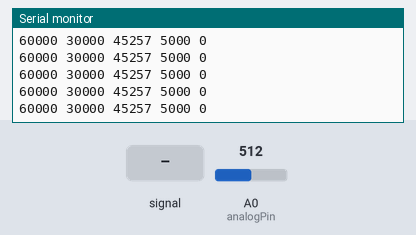
Bench run of a sketch on a simulated Arduino Uno, built with avr-gcc and run on an emulated ATmega328P. On the bench: the last lines printed to the serial monitor. The test bench sets the inputs (shaded band); at power-on: A0 (analogPin) = 512.

Above: at 1.2 s.
1.3 s: A0 (analogPin) fed a 200 Hz sine of ±81 counts around its level
At 2.2 s:
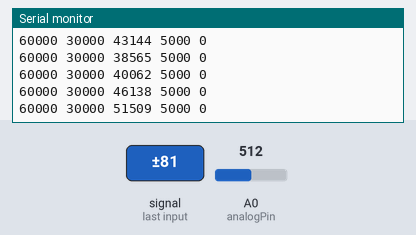
2.8 s: A0 (analogPin) set to 716
At 3.3 s:
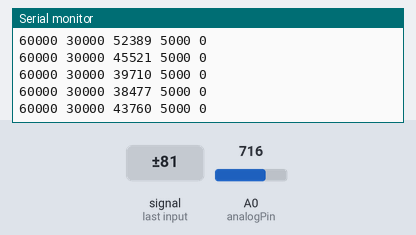
4.3 s: A0 (analogPin) fed a 1000 Hz sine of ±255 counts around its level
Timing chart, 0 to 5.5 s (numbered marks = the images above; inputs shaded):
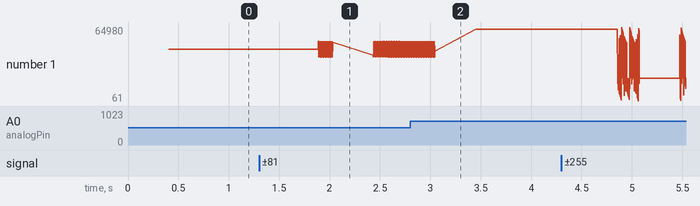

Measured:
- after the input at 1.3 s, the serial monitor: prints a new line after 0.59 s (image 1)
- plotted number 1: 45257 → 49131 after the input at 1.3 s

The sketch:

UNOonly_DAQ_PeaksOrLeakAverage.ino
```cpp
// For an UNO DAQ tethered to USB. Note that the ADC is set to use the internal 1.1volt reference so do not apply higher voltages to the analog lines.
// Observe the output with the serial monitor enabled, to establish what your
// your sampling "LoopThreshold" should be in order to capture "events" that cause the current to rise

#define analogPin 0
#define ADCcycles 490    //You can output 500 samples to the serial plotter, but a slightly lower number looks nicer because your event doesnt start right on the y axis
#define OVRsamples 20
//minumum value for OVRsamples=1, This is the number of ADC samples that get 'averaged' to produce one tick on the serial plotter
//Change the number of oversamples to expand or shrink the time window shown on the serial plotter display
//at the default ADC clock speed: the OVRsample value to 1 (no oversampling) means only 60ms of time are displayed on the 500 line plot, values near 17 display around 1 second of time on the plot
#define LoopThreshold 10  //the "trigger" that starts a sampling loop: change this to something just slightly above the normal resting/sleeping current before the event

// you find out what the resting state reading  is by first observing the output with the serial TEXT monitor:

//#define TEXToutput    //un-comment this statement for text-only output AND to get the elapsed time for your reading loop

// the serial monitor output also lets you figure out how to set you trigger threshold... or you can just drop a line on the graph

int16_t start;
int16_t elapsed;
uint16_t currentADCreadings[ADCcycles];  //array variable to hold up to 500 samples for serial plotter output
int16_t filteredADCvalue;
int16_t previousADCvalue;
int ADCoffset=2;                     // this is a manual fudge factor - my ADC was reading 2 bit too low.
uint16_t tempread[OVRsamples];           //array variable to hold the number of ADC readings you are averaging together
int Peakflag = 0;                    //peak flag is set to 1/TRUE if a brief spike in readings was detected

float scalefactor = 1.07421F; // this is the ADC resolution/bit AFTER setting to the internal 1.1vref
float millivolts = 0.0;       // The result of applying the scale factor to the raw ADC value
float shuntResistor =12.2;    // the value of the shunt resistor being used to track the current
uint16_t microamps = 0;            // only relevant to the calculations I am doing
uint16_t milliamps = 0;
float supplyVoltage = 4.35;
float averageCurrent = 0.0;
float PreviousLoopPower = 0.0;

 // variables used in the leaky integrator filter:
uint32_t filtsum;
int shift=2;                        // if you increase the shift value, the readings get smoothed more heavily
                                    // but I rarely use a value above 1 or 2

void setup(void)
{
  Serial.begin(250000);
  analogReference(INTERNAL);  //this sets the ADC aref voltage to 1.1v - do not try to read > 1.1v on the A0 line.

 //=================================================================================================
 //ADC prescaler settings 200kHz is max recommended in datasheet,  16MHz/64=250,  8 MHz/64 = 125 kHz
 //=================================================================================================
 //  from: http://www.gammon.com.au/adc
 // see http://forum.arduino.cc/index.php?topic=120004.0 for fat16lib tests of reading accuracy at faster speeds
 // at the default ADC speed, your minimum loop time for 500 samples is ~60ms, but you can reduce that significantly at PS32

 /* Prescaler settings and approximate # of ADC Conversions/sec on an UNO with a 16mHz clock:
  2           615,385
  4           307,692
  8           153,846
 16            76,923
 32            38,462
 64            19,231
128             9,615
  */

 // the Arduino core initializes those bits. So add a statement to clear them before you set them.
 ADCSRA &= ~(bit (ADPS0) | bit (ADPS1) | bit (ADPS2)); // clear prescaler bits

 // TO CHANGE the ADC prescalar uncomment one of the following lines as required
 //ADCSRA |= bit (ADPS0) | bit (ADPS1);                     //  P8  expect to see significant under-reading at this speed!
 //ADCSRA |= bit (ADPS2);                                   //  PS16
ADCSRA |= bit (ADPS0) | bit (ADPS2);                     //  PS32           This is probably max you could use with 10K impedance: 8MHz/32 = 250 kHz
 //ADCSRA |= bit (ADPS1) | bit (ADPS2);                     //  PS64          Note: on 8mhz 3.3v boards 8 MHz/64 = 125 kHz = default setting
 //ADCSRA |= bit (ADPS0) | bit (ADPS1) | bit (ADPS2);       //  PS128         = 128kHz THIS IS THE DEFAULT VALUE for 16mhz UNO's

}

void loop(void)
{

// ADC RAPID SAMPLING LOOP:
//-------------------------

if(analogRead(analogPin) >= LoopThreshold){    //the trigger that starts the rapid sampling loop

   start=millis();
      for (int Cycle = 0; Cycle < ADCcycles; Cycle++) {  //rapid ADC sampling loop

             //Peakflag=0; currentADCreadings[Cycle]=previousADCvalue;
             Peakflag=0; currentADCreadings[Cycle]=previousADCvalue;

             for (int i = 0; i < OVRsamples; i++) {   // over sampling loop
              tempread[i] = analogRead(analogPin);                   // the raw reading
              filteredADCvalue= filter(tempread[i]);                 // current raw reading added to the running average
               if(tempread[i]>=currentADCreadings[Cycle]){            // a higher reading always becomes the selected reading
                currentADCreadings[Cycle]=tempread[i];Peakflag=1;     // sets a flag so we know a peak event occured so not using runing average
                //filtsum=tempread[i];
               }
               }

              if(Peakflag==0){   //this only happens if no peaks were detected during the interval
                //currentADCreadings[Cycle]=tempread[OVRsamples-1]; //choose this if you only want the last reading in a series to become the new reading
                currentADCreadings[Cycle]=filteredADCvalue;         //choose this if you want the leaky average of the over sampled readings to become the new reading
                }
              previousADCvalue=currentADCreadings[Cycle];  // saves the last interval reading as a starting point for the next one

      }  // end of rapid sampling loop
   elapsed=millis()-start;// elapsed gives you the timebase for your samples

// OUTPUT for()LOOPS:
//--------------------
//This program has two separate output loops, depending on wether you want to view the output in the serial monitor, or the serial plotter

#ifdef TEXToutput  //if TEXToutput IS defined at the beginning of the program , then output includes the SAMPLING elapsed time info
    averageCurrent =0.0;
    for (int Cycle = 0; Cycle < ADCcycles; Cycle++) {  //output of the RAW values from the sample loop to the serial text monitor
    Serial.println(currentADCreadings[Cycle]);

    millivolts=((currentADCreadings[Cycle]+ADCoffset)*scalefactor);
    microamps=int((millivolts/shuntResistor)*1000);     //milivolts is divided by the value of your shunt resistor in ohms
    averageCurrent += microamps;

    }
    //After seeing the raw readings, you have some idea how set your LoopThreshold value
    Serial.print(F(",Time for "));Serial.print(ADCcycles);Serial.print(F(" readings: "));Serial.print(elapsed);Serial.println(F(" milliseconds"));
    Serial.println(F("Note:the Serial Plotter always displays 500 readings, no matter how many you send"));
    Serial.print(F(",Average current for the event: "));Serial.print(averageCurrent/ADCcycles);Serial.println(F(" microamps"));

#endif  // End of Serial Text Monitor output

#ifndef TEXToutput  //if TEXToutput is NOT defined at the beginning of the program , then output is for serial plotter ONLY
//Once you get your threshold set properly, you can view your output values on the serial plotter

    for (int Cycle = 0; Cycle < ADCcycles; Cycle++) {
          //Here I am doing a calculation to convert the output to μA before sending it to the serial plotter
    //Your application WOULD BE DOING DIFFERENT CALCULATIONS, suitable to your situation.
    millivolts=((currentADCreadings[Cycle]+ADCoffset)*scalefactor);
    microamps=int((millivolts/shuntResistor)*1000);     //milivolts is divided by the value of your shunt resistor in ohms
    averageCurrent += microamps;
    }
    averageCurrent = (averageCurrent/ADCcycles);

    for (int Cycle = 0; Cycle < ADCcycles; Cycle++) {  //output of the sample loop to the serial plotter

    //repeating sequence of 4 colors of indicator lines on the plotter is Dk.Blue - Orange - Red - Lt.Blue - Dk.Blue - Orange - etc

    //Serial.print(7000); Serial.print(" "); // the largest constant sets a stable upper value line to keep the plotter from rescaling
    Serial.print(60000); Serial.print(" "); // my expected peak current with a pro-mini: ~5.5mA
    Serial.print(30000); Serial.print(" "); // my expected peak current with a pro-mini: ~5.5mA
    //Serial.print(averageCurrent); Serial.print(" "); // places a CONSTANT line on the graph at the average current drawn for the loop event
    //Here I am doing a calculation to convert the output to μA before sending it to the serial plotter
    millivolts=((currentADCreadings[Cycle]+ADCoffset)*scalefactor);
    microamps=int((millivolts/shuntResistor)*1000);     //milivolts is divided by the value of your shunt resistor in ohms
    Serial.print(microamps); Serial.print(" ");
    Serial.print(5000); Serial.print(" ");  // You can put a line anywhere to intersect the graph output
    Serial.println(0);  // the lowest constant sets a stable lower value for the plotter
    }
    averageCurrent =0.0;

#endif // End of Serial Plotter output

} // end of the threshold triggered sampling loop:   if(analogRead(analogPin) >= LoopThreshold){

}  //end of MAIN  void loop(void)


// Leaky integrator filter - chosen because of low compuation overhead
// see http://www.bot-thoughts.com/2013/07/oversampling-decimation-filtering.html for more info on the leaky integrator filter
uint16_t filter(uint16_t value) {
        filtsum += (value - (filtsum >> shift));
        return (filtsum >> shift);
}

// or you could try other moving average filters
// http://electronics.stackexchange.com/questions/42734/fastest-moving-averaging-techniques-with-minimum-footprint
// but they usually involve more computational overhead, increasing the changes of missing a brief current peak...
```
